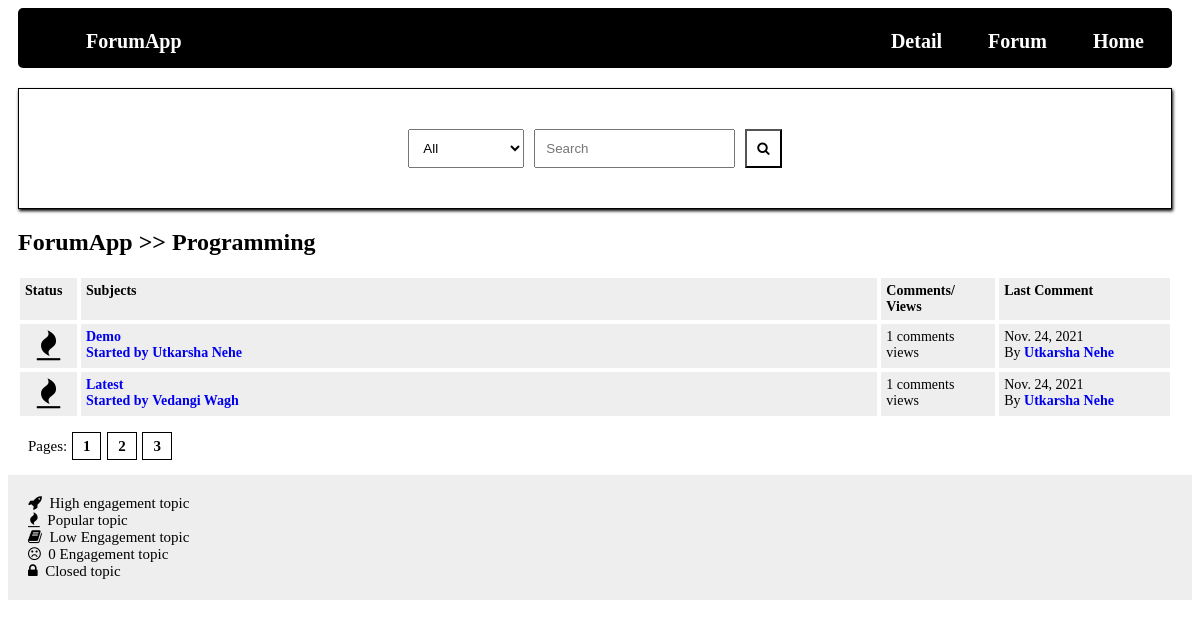
The app's page /posts/programming/ with its own data.
### online_forum/models.py (models this page shows, shortened)
class Category(models.Model):
    title = models.CharField(max_length=100)
    slug = models.SlugField(max_length=200, unique=True, blank=True)
    description = models.TextField(default="Description")
    class Meta:
        verbose_name_plural = "Categories"
    def get_url(self):
        return reverse("posts", kwargs={
            'slug': self.slug
        })

class Post(models.Model):
    title = models.CharField(max_length=1000)
    slug = models.SlugField(max_length=1500, unique=True, blank=True)
    author = models.ForeignKey(Author, on_delete=models.CASCADE)
    content = HTMLField()
    categories = models.ManyToManyField(Category)
    timestamp = models.DateTimeField(auto_now_add=True)
    approved = models.BooleanField(default=False)
    hit_count_generic = GenericRelation(HitCount, object_id_field='object_pk',
                                        related_query_name='hit_count_generic_relation')
    tags = TaggableManager()
    comments = models.ManyToManyField(Comment, blank=True)
    def get_url(self):
        return reverse("post-detail", kwargs={
            'slug': self.slug
        })
    @property
    def number_of_comments(self):
        return self.comments.count()
    @property
    def last_comment(self):
        return self.comments.latest('timestamp')

class Author(models.Model):
    user = models.ForeignKey(User, on_delete=models.CASCADE)
    full_name = models.CharField(max_length=255, blank=True)
    slug = models.SlugField(max_length=512, unique=True, blank=True)
    bio = HTMLField()
    points = models.IntegerField(default=0)
    profile_pic = ResizedImageField(size=[50, 80], quality=100, upload_to='authors', default=None, blank=False)

class Comment(models.Model):
    user = models.ForeignKey(Author, on_delete=models.CASCADE)
    content = models.TextField()
    timestamp = models.DateTimeField(auto_now_add=True)
    replies = models.ManyToManyField(Reply, blank=True)

### online_forum/views.py (the view)
# urls.py: path('posts/<slug>/', views.show_posts, name='posts'),
def show_posts(request, slug):
    category = get_object_or_404(Category, slug=slug)
    posts = Post.objects.filter(approved=True, categories=category)
    context = {
        'posts': posts,
        'forum': category,
    }
    return render(request, 'posts.html', context)

### templates/posts.html
{% extends 'base.html' %}
{% load hitcount_tags %}
{% block content %}
    <div class="container">
        <div class="forum-navigation">
            <span>
                <a href="{% url 'index' %}">ForumApp</a> >>
                <a href="{{ forum.get_url }}">{{ forum.title }}</a>
            </span>
        </div>
        <div class="posts-table">
            <div class="table-heading">
                <div class="status">Status</div>
                <div class="subjects">Subjects</div>
                <div class="replies">Comments/<br/>Views</div>
                <div class="last-reply">Last Comment</div>
            </div>
            <div class="table-body">
                {% for post in posts %}
                <div class="table-row">
                    <div class="status"><i class="fa fa-fire"></i></div>
                    <div class="subjects">
                        <a href="{{ post.get_url }}">{{ post.title }}<br>
                        <span>Started by <b><a href="#">{{ post.author.full_name|title }}</a></b></span>
                    </div>
                    <div class="replies">
                        {{ post.number_of_comments }} comments <br/> {% get_hit_count for post %} views
                    </div>
                    <div class="last-reply">
                        {{ post.last_comment.timestamp|date }}
                        <br/>
                        By <b><a href="#">{{ post.last_comment.user.full_name|title }}</a></b>
                    </div>
                </div>
                {% endfor %}
            </div>
        </div>
    </div>
    <div class="pagination">
        <pagination>
            Pages:
            <a href="#">1</a>
            <a href="#">2</a>
            <a href="#">3</a>
        </pagination>
    </div>
    <div class="status-note">
            <span>
                <i class="fa fa-rocket"></i> &nbsp;High engagement topic
            </span>
            <br/>
            <span>
                <i class="fa fa-fire"></i> &nbsp;Popular topic
            </span>
            <br/>
            <span>
                <i class="fa fa-book"></i> &nbsp;Low Engagement topic
            </span>
            <br/>
            <span>
                <i class="fa fa-frown-o"></i> &nbsp;0 Engagement topic
            </span>
            <br/>
            <span>
                <i class="fa fa-lock"></i> &nbsp;Closed topic
            </span>
            <br/>
        </div>
{% endblock content %}

### templates/base.html (shortened to what this page needs)
{% load static %}
<!DOCTYPE html>
<html lang="en">
    <head>
        <link rel="stylesheet" href="{% static 'style.css' %}">
        <link rel="stylesheet" href="https://cdnjs.cloudflare.com/ajax/libs/font-awesome/4.7.0/css/font-awesome.min.css">
    </head>
    <body>
        <header>
            <div class="navbar">
                <nav class="navigation">
                    <ul class="navbar-list">
                        <li class="navbar-item brand">
                            <a href="#">ForumApp</a>
                        </li>
                        <li class="navbar-item">
                            <a href="#">Home</a>
                        </li>
                        <li class="navbar-item">
                            <a href="#">Forum</a>
                        </li>
                        <li class="navbar-item">
                            <a href="#">Detail</a>
                        </li>
                    </ul>
                </nav>
            </div>
            <div class="search-box">
                <select name="search-dropdown" id="search-dropdown">
                    <option value="all">All</option>
                </select>
                <input type="text" name="search-query" id="search-query" placeholder="Search">
                <button><i class="fa fa-search"></i></button>
            </div>
        </header>
        {% block content %}
        {% endblock content %}
    </body>
</html>

### static/style.css (style rules this page uses)
* { box-sizing: border-box; }
html { font-size: 14px; font-family: 'sans-serif'; }
a { font-weight: bolder; text-decoration: none; }
.container { margin-top: 20px; margin-left: 10px; margin-right: 20px; }
header { margin-inline: 10px; }
.navbar { display: flex; align-items: center; }
.navigation { background-color: #000000; padding: 5px; width: 100%; display: inline-block; border-radius: 5px; max-height: 60px; margin-right: 10px; }
.navbar-list { list-style-type: none; overflow: hidden; }
.navbar-item a { float: right; display: block; text-align: center; margin-inline: 20px; font-size: 20px; padding: 3px; color: #FFFFFF; }
.brand { float: left; padding-left: 0px; }
.search-box { border: solid 1px; margin-top: 20px; padding: 40px; display: flex; justify-content: center; box-shadow: 1px 2px 3px #000000; margin-right: 10px; }
.search-box select { padding: 10px; margin-right:10px; }
.search-box input { padding: 10px; margin-right:10px; }
.search-box button { padding: 10px; background-color: #FFFFFF; color: #000000; }
.table-heading { display: flex; }
.table-heading div { padding: 5px; margin: 2px; background-color: #EEEEEE; font-weight: bold; }
.table-heading .status { flex: 5%; }
.table-heading .subjects { flex: 70%; }
.table-heading .replies { flex: 10%; }
.table-heading .last-reply { flex: 15%; }
.table-row { display: flex; }
.table-row .status, .table-row .subjects, .table-row .replies, .table-row .last-reply { padding: 5px; margin: 2px; background-color: #EEEEEE; }
.table-row .status { flex: 5%; font-size: 30px; text-align: center; }
.table-row .subjects { flex: 70%; }
.table-row .replies { flex: 10%; }
.table-row .last-reply { flex: 15%; }
.pagination { padding: 20px; font-size: 15px; }
.pagination a { color: #000000; margin-inline: 1px; padding: 5px 10px; border: solid 0.5px black; }
.forum-navigation { margin-block: 20px; font-weight: bold; font-size: 24px; }
.forum-navigation a { color: #000000; }
.status-note { background-color: #EEEEEE; padding: 20px; display: block; }
.status-note span { font-size: 15px; margin-block: 5px; }

### records on screen
Category: title "Programming"
Post: title "Demo", author.full_name "Utkarsha Nehe", number_of_comments "1", last_comment.timestamp "Nov. 24, 2021", last_comment.user.full_name "Utkarsha Nehe"
Post: title "Latest", author.full_name "Vedangi Wagh", number_of_comments "1", last_comment.timestamp "Nov. 24, 2021", last_comment.user.full_name "Utkarsha Nehe"
